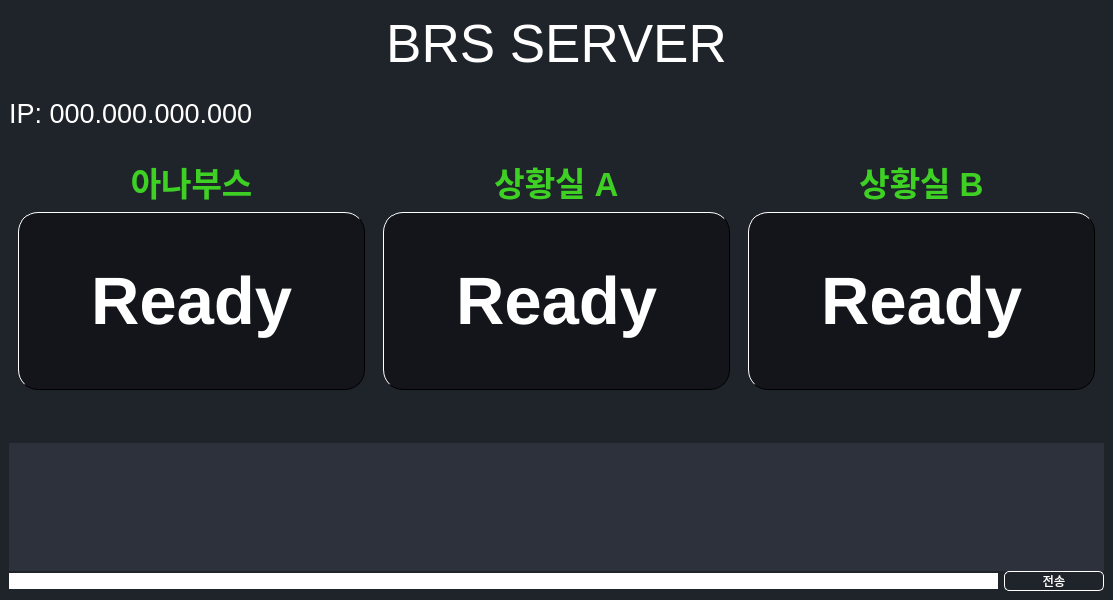
<?xml version="1.0" encoding="UTF-8"?>
<ui version="4.0">
 <class>MainWindow</class>
 <widget class="QMainWindow" name="MainWindow">
  <property name="geometry">
   <rect>
    <x>0</x>
    <y>0</y>
    <width>1113</width>
    <height>600</height>
   </rect>
  </property>
  <property name="windowTitle">
   <string>MainWindow</string>
  </property>
  <property name="styleSheet">
   <string notr="true">*{
	border: none;
	background-color: transparent;
	background: transparent;
	padding: 0;
	margin: 0;
	color: #fff;
}
#centralwidget{
	background-color: #1f232a;
}
#anaReady, #situRoomA, #situRoomB {
	border-radius:20px;
	border: 1px solid;
	border-left-color: white;
	border-top-color: white;
	background-color: #13151a;
}

#sendButton {
	border: 1px solid;
	border-color: white;
	border-radius: 5px;
}
#textBrowser {
	background-color: #2c313c;
}
#frame_6 {
	background-color: #1f232a;
}
#lineEdit {
	background-color: white;
	color: black;
}</string>
  </property>
  <widget class="QWidget" name="centralwidget">
   <layout class="QVBoxLayout" name="verticalLayout" stretch="1,2,1">
    <property name="spacing">
     <number>0</number>
    </property>
    <property name="leftMargin">
     <number>9</number>
    </property>
    <property name="topMargin">
     <number>0</number>
    </property>
    <property name="rightMargin">
     <number>9</number>
    </property>
    <property name="bottomMargin">
     <number>9</number>
    </property>
    <item>
     <widget class="QFrame" name="frame">
      <property name="frameShape">
       <enum>QFrame::StyledPanel</enum>
      </property>
      <property name="frameShadow">
       <enum>QFrame::Raised</enum>
      </property>
      <layout class="QVBoxLayout" name="verticalLayout_2">
       <property name="spacing">
        <number>0</number>
       </property>
       <property name="leftMargin">
        <number>0</number>
       </property>
       <property name="topMargin">
        <number>9</number>
       </property>
       <property name="rightMargin">
        <number>0</number>
       </property>
       <property name="bottomMargin">
        <number>0</number>
       </property>
       <item>
        <widget class="QLabel" name="label">
         <property name="font">
          <font>
           <pointsize>40</pointsize>
          </font>
         </property>
         <property name="text">
          <string>BRS SERVER</string>
         </property>
         <property name="alignment">
          <set>Qt::AlignCenter</set>
         </property>
        </widget>
       </item>
       <item>
        <widget class="QLabel" name="IPLabel">
         <property name="sizePolicy">
          <sizepolicy hsizetype="Maximum" vsizetype="Preferred">
           <horstretch>0</horstretch>
           <verstretch>0</verstretch>
          </sizepolicy>
         </property>
         <property name="font">
          <font>
           <pointsize>20</pointsize>
          </font>
         </property>
         <property name="text">
          <string>IP: 000.000.000.000</string>
         </property>
        </widget>
       </item>
      </layout>
     </widget>
    </item>
    <item>
     <widget class="QFrame" name="frame_2">
      <property name="frameShape">
       <enum>QFrame::StyledPanel</enum>
      </property>
      <property name="frameShadow">
       <enum>QFrame::Raised</enum>
      </property>
      <layout class="QHBoxLayout" name="horizontalLayout">
       <property name="spacing">
        <number>0</number>
       </property>
       <property name="leftMargin">
        <number>0</number>
       </property>
       <property name="topMargin">
        <number>0</number>
       </property>
       <property name="rightMargin">
        <number>0</number>
       </property>
       <property name="bottomMargin">
        <number>0</number>
       </property>
       <item>
        <widget class="QFrame" name="frame_3">
         <property name="frameShape">
          <enum>QFrame::StyledPanel</enum>
         </property>
         <property name="frameShadow">
          <enum>QFrame::Raised</enum>
         </property>
         <layout class="QVBoxLayout" name="verticalLayout_3">
          <item>
           <widget class="QLabel" name="label_3">
            <property name="font">
             <font>
              <pointsize>25</pointsize>
              <bold>true</bold>
             </font>
            </property>
            <property name="styleSheet">
             <string notr="true">color: rgb(62, 209, 36);</string>
            </property>
            <property name="text">
             <string>아나부스</string>
            </property>
            <property name="alignment">
             <set>Qt::AlignCenter</set>
            </property>
           </widget>
          </item>
          <item>
           <widget class="QLabel" name="anaReady">
            <property name="sizePolicy">
             <sizepolicy hsizetype="Preferred" vsizetype="Preferred">
              <horstretch>0</horstretch>
              <verstretch>5</verstretch>
             </sizepolicy>
            </property>
            <property name="font">
             <font>
              <pointsize>50</pointsize>
              <bold>true</bold>
             </font>
            </property>
            <property name="frameShape">
             <enum>QFrame::Panel</enum>
            </property>
            <property name="frameShadow">
             <enum>QFrame::Sunken</enum>
            </property>
            <property name="text">
             <string>Ready</string>
            </property>
            <property name="alignment">
             <set>Qt::AlignCenter</set>
            </property>
           </widget>
          </item>
          <item>
           <widget class="QLabel" name="anaName">
            <property name="sizePolicy">
             <sizepolicy hsizetype="Preferred" vsizetype="Preferred">
              <horstretch>0</horstretch>
              <verstretch>1</verstretch>
             </sizepolicy>
            </property>
            <property name="font">
             <font>
              <pointsize>25</pointsize>
             </font>
            </property>
            <property name="text">
             <string/>
            </property>
            <property name="alignment">
             <set>Qt::AlignCenter</set>
            </property>
           </widget>
          </item>
         </layout>
        </widget>
       </item>
       <item>
        <widget class="QFrame" name="frame_4">
         <property name="frameShape">
          <enum>QFrame::StyledPanel</enum>
         </property>
         <property name="frameShadow">
          <enum>QFrame::Raised</enum>
         </property>
         <layout class="QVBoxLayout" name="verticalLayout_4">
          <item>
           <widget class="QLabel" name="label_6">
            <property name="font">
             <font>
              <pointsize>25</pointsize>
              <bold>true</bold>
             </font>
            </property>
            <property name="styleSheet">
             <string notr="true">color: rgb(62, 209, 36);</string>
            </property>
            <property name="text">
             <string>상황실 A</string>
            </property>
            <property name="alignment">
             <set>Qt::AlignCenter</set>
            </property>
           </widget>
          </item>
          <item>
           <widget class="QLabel" name="situRoomA">
            <property name="sizePolicy">
             <sizepolicy hsizetype="Preferred" vsizetype="Preferred">
              <horstretch>0</horstretch>
              <verstretch>5</verstretch>
             </sizepolicy>
            </property>
            <property name="font">
             <font>
              <pointsize>50</pointsize>
              <bold>true</bold>
             </font>
            </property>
            <property name="frameShape">
             <enum>QFrame::Panel</enum>
            </property>
            <property name="frameShadow">
             <enum>QFrame::Sunken</enum>
            </property>
            <property name="text">
             <string>Ready</string>
            </property>
            <property name="alignment">
             <set>Qt::AlignCenter</set>
            </property>
           </widget>
          </item>
          <item>
           <widget class="QLabel" name="situAName">
            <property name="sizePolicy">
             <sizepolicy hsizetype="Preferred" vsizetype="Preferred">
              <horstretch>0</horstretch>
              <verstretch>1</verstretch>
             </sizepolicy>
            </property>
            <property name="font">
             <font>
              <pointsize>25</pointsize>
             </font>
            </property>
            <property name="text">
             <string/>
            </property>
            <property name="alignment">
             <set>Qt::AlignCenter</set>
            </property>
           </widget>
          </item>
         </layout>
        </widget>
       </item>
       <item>
        <widget class="QFrame" name="frame_5">
         <property name="frameShape">
          <enum>QFrame::StyledPanel</enum>
         </property>
         <property name="frameShadow">
          <enum>QFrame::Raised</enum>
         </property>
         <layout class="QVBoxLayout" name="verticalLayout_5">
          <item>
           <widget class="QLabel" name="label_9">
            <property name="font">
             <font>
              <pointsize>25</pointsize>
              <bold>true</bold>
             </font>
            </property>
            <property name="styleSheet">
             <string notr="true">color: rgb(62, 209, 36);</string>
            </property>
            <property name="text">
             <string>상황실 B</string>
            </property>
            <property name="alignment">
             <set>Qt::AlignCenter</set>
            </property>
           </widget>
          </item>
          <item>
           <widget class="QLabel" name="situRoomB">
            <property name="sizePolicy">
             <sizepolicy hsizetype="Preferred" vsizetype="Preferred">
              <horstretch>0</horstretch>
              <verstretch>5</verstretch>
             </sizepolicy>
            </property>
            <property name="font">
             <font>
              <pointsize>50</pointsize>
              <bold>true</bold>
             </font>
            </property>
            <property name="frameShape">
             <enum>QFrame::Panel</enum>
            </property>
            <property name="frameShadow">
             <enum>QFrame::Sunken</enum>
            </property>
            <property name="text">
             <string>Ready</string>
            </property>
            <property name="alignment">
             <set>Qt::AlignCenter</set>
            </property>
           </widget>
          </item>
          <item>
           <widget class="QLabel" name="situBName">
            <property name="sizePolicy">
             <sizepolicy hsizetype="Preferred" vsizetype="Preferred">
              <horstretch>0</horstretch>
              <verstretch>1</verstretch>
             </sizepolicy>
            </property>
            <property name="font">
             <font>
              <pointsize>25</pointsize>
             </font>
            </property>
            <property name="text">
             <string/>
            </property>
            <property name="alignment">
             <set>Qt::AlignCenter</set>
            </property>
           </widget>
          </item>
         </layout>
        </widget>
       </item>
      </layout>
     </widget>
    </item>
    <item>
     <widget class="QWidget" name="widget" native="true">
      <layout class="QVBoxLayout" name="verticalLayout_6">
       <property name="spacing">
        <number>0</number>
       </property>
       <property name="leftMargin">
        <number>0</number>
       </property>
       <property name="topMargin">
        <number>0</number>
       </property>
       <property name="rightMargin">
        <number>0</number>
       </property>
       <property name="bottomMargin">
        <number>0</number>
       </property>
       <item>
        <widget class="QPlainTextEdit" name="textBrowser">
         <property name="font">
          <font>
           <pointsize>12</pointsize>
          </font>
         </property>
         <property name="textInteractionFlags">
          <set>Qt::NoTextInteraction</set>
         </property>
        </widget>
       </item>
       <item>
        <widget class="QFrame" name="frame_6">
         <property name="frameShape">
          <enum>QFrame::StyledPanel</enum>
         </property>
         <property name="frameShadow">
          <enum>QFrame::Raised</enum>
         </property>
         <layout class="QHBoxLayout" name="horizontalLayout_2">
          <property name="spacing">
           <number>6</number>
          </property>
          <property name="leftMargin">
           <number>0</number>
          </property>
          <property name="topMargin">
           <number>0</number>
          </property>
          <property name="rightMargin">
           <number>0</number>
          </property>
          <property name="bottomMargin">
           <number>0</number>
          </property>
          <item>
           <widget class="QLineEdit" name="lineEdit"/>
          </item>
          <item>
           <widget class="QPushButton" name="sendButton">
            <property name="minimumSize">
             <size>
              <width>100</width>
              <height>0</height>
             </size>
            </property>
            <property name="text">
             <string>전송</string>
            </property>
           </widget>
          </item>
         </layout>
        </widget>
       </item>
      </layout>
     </widget>
    </item>
   </layout>
  </widget>
 </widget>
 <resources/>
 <connections/>
</ui>
